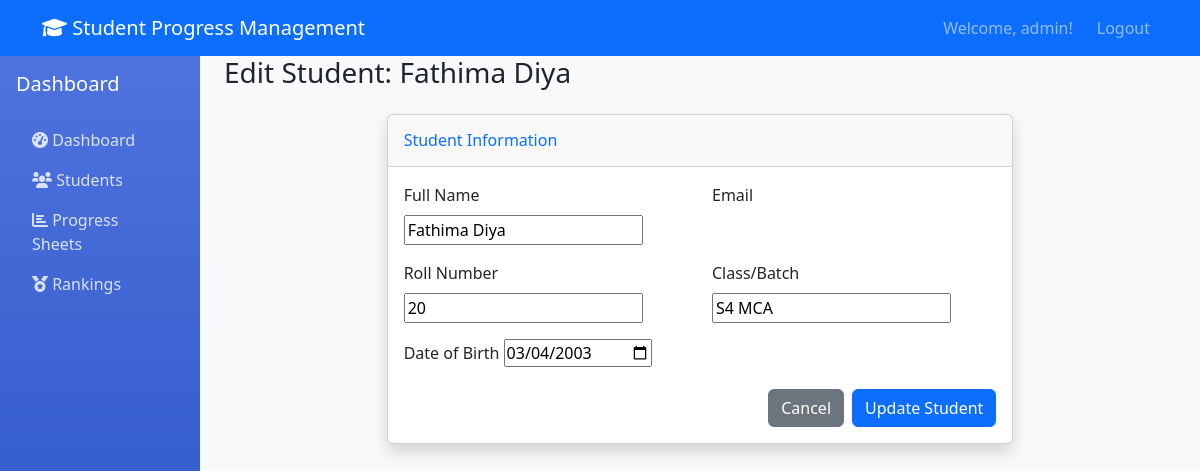
The app's page /students/edit/2/ (signed in) with its own data.
### dashboard/models.py (models this page shows, shortened)
class Student(models.Model):
    user = models.OneToOneField(User, on_delete=models.CASCADE)
    full_name = models.CharField(max_length=100)
    roll_number = models.CharField(max_length=10, unique=True)
    class_batch = models.CharField(max_length=50)
    date_of_birth = models.DateField()

### dashboard/views.py (the view)
# urls.py: path('students/edit/<int:student_id>/', views.edit_student_view, name='edit_student'),
@login_required
def edit_student_view(request, student_id):
    student = get_object_or_404(Student, id=student_id)
    if request.method == 'POST':
        form = StudentProfileForm(request.POST, instance=student)
        if form.is_valid():
            form.save()
            messages.success(request, 'Student details updated successfully!')
            return redirect('student_list')
    else:
        form = StudentProfileForm(instance=student)
    return render(request, 'dashboard/edit_student.html', {'form': form, 'student': student})

### dashboard/forms.py
class StudentProfileForm(forms.ModelForm):
    class Meta:
        model = Student
        fields = ['full_name', 'email', 'roll_number', 'class_batch', 'date_of_birth']
        widgets = {
            'date_of_birth': forms.DateInput(attrs={'type': 'date'}),
        }

### templates/dashboard/edit_student.html (shortened to what this page needs)
{% extends 'base.html' %}
{% block content %}
<div class="container-fluid">
    <div class="d-sm-flex align-items-center justify-content-between mb-4">
        <h1 class="h3 mb-0 text-gray-800">Edit Student: {{ student.full_name }}</h1>
    </div>
    <div class="row justify-content-center">
        <div class="col-lg-8">
            <div class="card shadow mb-4">
                <div class="card-header py-3">
                    <h6 class="m-0 font-weight-bold text-primary">Student Information</h6>
                </div>
                <div class="card-body">
                    <form method="post">
                        <div class="row">
                            <div class="col-md-6">
                                <div class="mb-3">
                                    <label for="{{ form.full_name.id_for_label }}" class="form-label">Full Name</label>
                                    {{ form.full_name }}
                                </div>
                            </div>
                            <div class="col-md-6">
                                <div class="mb-3">
                                    <label for="{{ form.email.id_for_label }}" class="form-label">Email</label>
                                </div>
                            </div>
                        </div>
                        <div class="row">
                            <div class="col-md-6">
                                <div class="mb-3">
                                    <label for="{{ form.roll_number.id_for_label }}" class="form-label">Roll Number</label>
                                    {{ form.roll_number }}
                                </div>
                            </div>
                            <div class="col-md-6">
                                <div class="mb-3">
                                    <label for="{{ form.class_batch.id_for_label }}" class="form-label">Class/Batch</label>
                                    {{ form.class_batch }}
                                </div>
                            </div>
                        </div>
                        <div class="row">
                            <div class="col-md-6">
                                <div class="mb-3">
                                    <label for="{{ form.date_of_birth.id_for_label }}" class="form-label">Date of Birth</label>
                                    {{ form.date_of_birth }}
                                </div>
                            </div>
                        </div>
                        <div class="d-flex justify-content-end">
                            <a href="{% url 'student_list' %}" class="btn btn-secondary me-2">Cancel</a>
                            <button type="submit" class="btn btn-primary">Update Student</button>
                        </div>
                    </form>
                </div>
            </div>
        </div>
    </div>
</div>
{% endblock %}

### templates/base.html (shortened to what this page needs)
<!DOCTYPE html>
<html lang="en">
<head>
    <link href="https://cdn.jsdelivr.net/npm/bootstrap@5.3.0/dist/css/bootstrap.min.css" rel="stylesheet">
    <link href="https://cdnjs.cloudflare.com/ajax/libs/font-awesome/6.0.0/css/all.min.css" rel="stylesheet">
</head>
<body>
    <nav class="navbar navbar-expand-lg navbar-dark bg-primary">
        <div class="container">
            <a class="navbar-brand" href="{% url 'dashboard' %}">
                <i class="fas fa-graduation-cap"></i> Student Progress Management
            </a>
            {% if user.is_authenticated %}
            <div class="navbar-nav ms-auto">
                <span class="navbar-text me-3">
                    Welcome, {{ user.username }}!
                </span>
                <a class="nav-link" href="{% url 'logout' %}">Logout</a>
            </div>
            {% endif %}
        </div>
    </nav>
    <div class="container-fluid">
        <div class="row">
            {% if user.is_authenticated %}
            <div class="col-md-2 sidebar p-3">
                <ul class="nav flex-column">
                    <li class="nav-item mb-3">
                        <h5 class="text-white">Dashboard</h5>
                    </li>
                    <li class="nav-item">
                        <a class="nav-link {% if request.resolver_match.url_name == 'dashboard' %}active{% endif %}"
                           href="{% url 'dashboard' %}">
                            <i class="fas fa-tachometer-alt"></i> Dashboard
                        </a>
                    </li>
                    <li class="nav-item">
                        <a class="nav-link {% if request.resolver_match.url_name == 'student_list' %}active{% endif %}"
                           href="{% url 'student_list' %}">
                            <i class="fas fa-users"></i> Students
                        </a>
                    </li>
                    <li class="nav-item">
                        <a class="nav-link {% if request.resolver_match.url_name == 'progress_sheet' %}active{% endif %}"
                           href="{% url 'progress_sheet' %}">
                            <i class="fas fa-chart-bar"></i> Progress Sheets
                        </a>
                    </li>
                    <li class="nav-item">
                        <a class="nav-link {% if request.resolver_match.url_name == 'ranking' %}active{% endif %}"
                           href="{% url 'ranking' %}">
                            <i class="fas fa-medal"></i> Rankings
                        </a>
                    </li>
                </ul>
            </div>
            {% endif %}
            <div class="col-md-10">
                {% block content %}
                {% endblock %}
            </div>
        </div>
    </div>
</body>
</html>

### templates/base.html (style rules this page uses)
body { background-color: #f8f9fa; }
.sidebar { min-height: 100vh; background: linear-gradient(180deg, #4e73df, #224abe); }
.sidebar .nav-link { color: rgba(255, 255, 255, 0.8); }
.card { box-shadow: 0 0.15rem 1.75rem 0 rgba(58, 59, 69, 0.15); }

### records on screen
Student: full_name "Fathima Diya", roll_number "20", class_batch "S4 MCA", date_of_birth "03/04/2003"

### other values on screen
{{ user.username }} "admin"
